Frame 1 (no input): blank canvas, image omitted
Frame 60 (the mouse pressed at the canvas centre just before this capture): blank canvas, image omitted
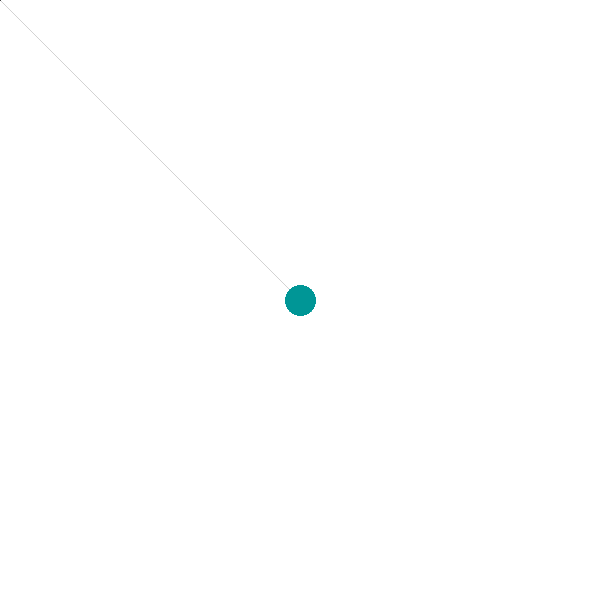
Frame 120 (the mouse held since frame 60 and released just before this capture)

The Processing sketch whose frames 1 and 60 were blank and that drew this single picture after the mouse press (run headless with seeded random() and noise(); from frame 60 on, the mouse is pressed at the canvas centre):

// Processing sketch: into_1
// ── into_1.pde
void setup() {
  size(600, 600);
  background(255);
}

void draw() {
  
  line(pmouseX,pmouseY,mouseX,mouseY);
  stroke(0,mouseY/2,mouseX/2);
  strokeWeight((mouseX+mouseY)/20);
  
}

void mousePressed() {
  background(0,mouseY/2,mouseX/2);

}
